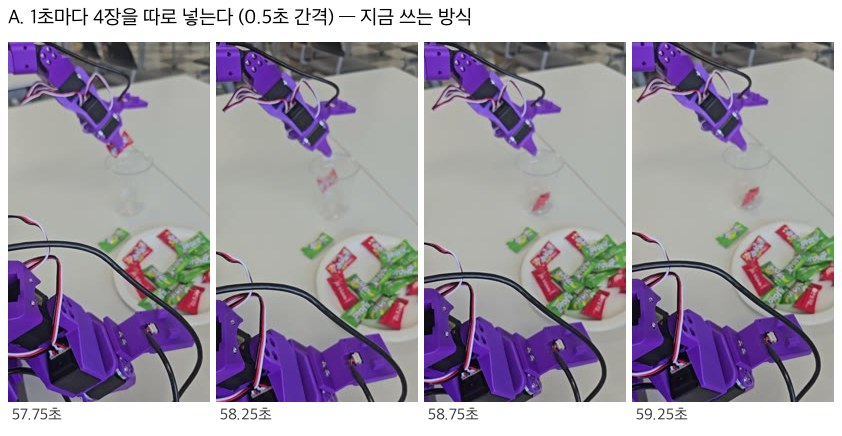
#> input picture experiments/02_frames/img/a_four_separate.jpg, 842 x 436 px
$ python -i pa_video_eval.py   (imports and definitions only)
#> lines starting #> are read from the running program, lines starting #| are printed output that depends on the picture
### experiments/appendix_platonic_align/code/platonic_align/pa_eval.py
"""platonic_align 채점 (이 Mac, CPU). 규칙은 README 5·6절이고 임베딩을 받기 전에 썼다.

지표와 다시 뽑기는 ../highlight_auto/ha_eval.py, ../highlight_h2o/hh_eval.py의 함수를 그대로 쓴다.
TVSum의 점수(anno.tsv)는 그쪽 폴더의 파일을 경로로 읽어 메모리에서만 쓴다. results/에는 지표만 쓴다.

단계
  eval  : results/ours.npz(임베딩과 회전), results/embed.json(Flickr 정렬 표) 채점 → results/eval.json
  synth : 가짜 임베딩을 --out 폴더(results 밖)에 만들고 채점을 끝까지 돌려 본다

실행: uv run --offline --no-project --with numpy --with scipy --with pillow --with imageio-ffmpeg python -I experiments/platonic_align/pa_eval.py eval
"""
import sys

sys.dont_write_bytecode = True
import argparse  # noqa: E402
import json  # noqa: E402
from pathlib import Path  # noqa: E402

import numpy as np  # noqa: E402

HERE = Path(__file__).resolve().parent
HA = HERE.parent / "highlight_auto"
HH = HERE.parent / "highlight_h2o"
for p in (HA, HH):
    sys.path.insert(0, str(p))
import ha_eval as E  # noqa: E402
import ha_prepare as P  # noqa: E402

RES = HERE / "results"
r4 = E.r4
ENC = {"D": ("dino", "dinov2"), "L": ("lev", "levjepa"), "Ls": ("lev_static", "levjepa")}     # 팔 이름 → (임베딩 키, 회전 이름)
MIN_R1_D, MIN_R1_L = 0.15, 0.01          # README 6절의 판정하는 조건


def unit(x):
    return x / np.maximum(np.linalg.norm(x, axis=1, keepdims=True), 1e-12)


class Sim:
    """위치 임베딩과 문장 임베딩의 유사도 s = cos((x − m) R, q − μ_b). m은 그 자료의 위치 평균(주) 또는 Flickr 그림 평균(보조)."""

    # [34 lines left out: functions __init__, table, question_scores, not called in this run]


def mean_rank(qs):
    return np.mean([E.pct_rank(v) for v in qs.values()], axis=0)


# [204 lines left out: functions compare, eval_tvsum, eval_minecraft, run_eval, run_synth, main, not called in this run]


# [2 lines that do not run on import are left out]

### experiments/appendix_platonic_align/code/platonic_align/pa_video_eval.py
"""platonic_align 12절 채점 (이 Mac, CPU). 규칙은 README 12-3·12-4절이고 MSR-VTT 임베딩을 받기 전에 썼다.

회전을 사진(Flickr) 대신 MSR-VTT의 움직이는 클립과 캡션으로 맞춘 뒤
  (1) MSR-VTT 1k-A 시험 1,000쌍의 표와 비교 K1~K5,
  (2) 그 회전을 우리 자료(TVSum, 마인크래프트)의 받아 둔 임베딩에 쓴 팔 Lv·Lsv·Dv와 비교 V1~V4
를 낸다. 질문 점수, 순위, 지표, 다시 뽑기는 pa_eval.py와 ../highlight_auto/ha_eval.py, ../highlight_h2o/hh_eval.py의 함수를 그대로 쓴다.
TVSum의 점수 파일은 그쪽 폴더에서 읽어 메모리에서만 쓴다. results/에는 지표만 쓴다.

단계
  eval  : results/video.npz, results/video.json, results/ours.npz → results/video_eval.json
  null  : 무작위 회전 기준(README 12-4절의 덧붙임) → results/video_null.json
  synth : 가짜 MSR-VTT 임베딩을 --out 폴더(results 밖)에 만들고 끝까지 돌려 본다(우리 자료 쪽은 받아 둔 ours.npz를 읽기만 한다)

실행: uv run --offline --no-project --with numpy --with scipy --with pillow --with imageio-ffmpeg python -I experiments/platonic_align/pa_video_eval.py eval
"""
import sys

sys.dont_write_bytecode = True
import argparse  # noqa: E402
from pathlib import Path  # noqa: E402

import numpy as np  # noqa: E402

HERE = Path(__file__).resolve().parent
sys.path.insert(0, str(HERE))
import pa_eval as A  # noqa: E402

E, P, HA, HH = A.E, A.P, A.HA, A.HH
RES = HERE / "results"
r4 = E.r4
MIN_R1 = 0.01                                   # README 12-3절의 조건
INPUTS = {"L": "lev", "Ls": "lev_static", "D": "dino"}                    # 이름 → video.npz와 ours.npz의 임베딩 키
PHOTO = {"L": "levjepa", "Ls": "levjepa", "D": "dinov2"}                  # 이름 → ours.npz의 사진 회전
NEW = {"Lv": "L", "Lsv": "Ls", "Dv": "D"}                                 # 새 팔 → 어느 입력의 영상 회전인가
TOL_MODAL = 0.002                               # Modal 안의 표와 이 Mac의 표가 같다고 보는 차이
N_RANDOM, SEED_RANDOM = 100, 20261116           # 무작위 회전의 수와 씨앗(12-4절의 덧붙임)


# =====================================================================  회전과 찾기
# [4 lines left out: function procrustes, not called in this run]


def fit(a, b):
    mu_a, mu_b = a.mean(0), b.mean(0)
    return {"R": procrustes(a - mu_a, b - mu_b), "mu_a": mu_a, "mu_b": mu_b}


# [81 lines left out: functions ranks, mutual_knn, verdict3, video_rotations, msrvtt_part, not called in this run]


# =====================================================================  (2) 우리 자료
class SimV(A.Sim):
    """A.Sim(11절의 유사도)에 영상 회전을 쓴 팔을 더한다. 식과 평균 빼기는 같다(m은 그 자료 위치 임베딩의 평균)."""

    def __init__(self, npz, positions, rot_v):
        super().__init__(npz, positions)
        self.rot_v = rot_v

    # [6 lines left out: function table, not called in this run]


TAGS = ("L", "Ls", "D", "Lv", "Lsv", "Dv")


# [130 lines left out: functions tvsum_part, mc_recs, minecraft_part, regression, modal_check, not called in this run]


# =====================================================================  무작위 회전 기준 (12-4절의 덧붙임)
_W = {}


# [84 lines left out: functions _null_init, arm_values, _null_task, run_null, not called in this run]


def run_eval(src, write_to=None, synthetic=False):
    vz, oz = np.load(src / "video.npz"), np.load(RES / "ours.npz")
    positions = P.read(HERE / "data" / "positions.json")
    q = P.read(HERE / "data" / "queries.json")
    ms, rot_v = msrvtt_part(vz, oz)
    sim = SimV(oz, positions, rot_v)
    out = {"label": "platonic_align 12절: 회전을 MSR-VTT의 움직이는 클립으로 맞춘 것", "synthetic": synthetic, "msrvtt": ms,
           "tvsum": tvsum_part(sim, q["rows"]), "minecraft": minecraft_part(sim, q["rows"])}
    out["judge"] = {"Lv": ms["condition"]["aligned"]}
    out["regression"] = regression(out, P.read(RES / "eval.json"))
    out["modal_check"] = modal_check(ms["table"], P.read(src / "video.json"))
    if write_to:
        P.write(write_to, out)
    brief = {"condition": ms["condition"], "judge": out["judge"], "regression": out["regression"], "modal_check": out["modal_check"],
             "msrvtt_table": {k: {m: v[m] for m in ("t2v R@1", "t2v R@5", "t2v R@10", "v2t R@1", "mknn")} for k, v in ms["table"].items()},
             "msrvtt_comparisons": {k: [v["point"], v["ci"], v["verdict"]] for k, v in ms["comparisons"].items()},
             "tvsum_arms": {a: [e["tau"]["mean"], e["lift"]["mean"]] for a, e in out["tvsum"]["arms"].items()},
             "tvsum_comparisons": {k: [v["point"], v["ci"], v["verdict"]] for k, v in out["tvsum"]["comparisons"].items()},
             "minecraft_arms": {a: e["auc_big"] for a, e in out["minecraft"]["arms"].items()},
             "minecraft_comparisons": {k: [v["point"], v["ci"], v["verdict"]] for k, v in out["minecraft"]["comparisons"].items()}}
    import json
    print(json.dumps(brief, ensure_ascii=False, indent=1))
    if out["regression"]["different"]:
        raise SystemExit(f"11절의 팔이 다시 나오지 않았다: {out['regression']['different']}")
    return out


# [39 lines left out: functions run_synth, main, not called in this run]


# [2 lines not run here, left out]

>>> import cv2
>>> picture = cv2.imread('../../../02_frames/img/a_four_separate.jpg', cv2.IMREAD_GRAYSCALE)
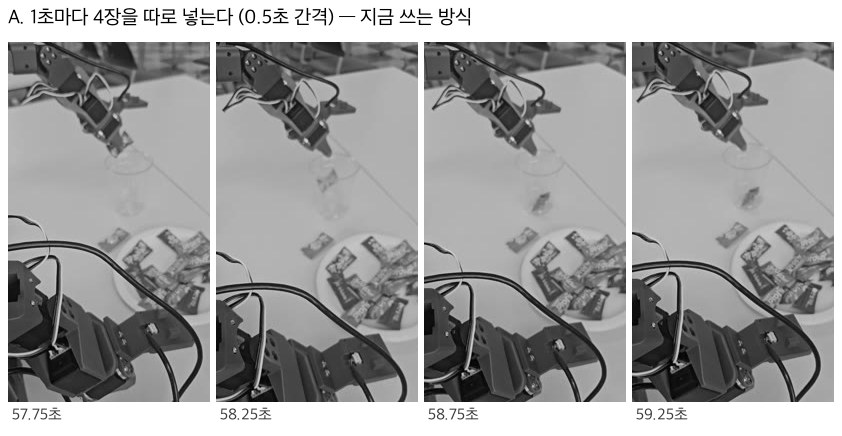
#> picture: shape (436, 842); min 0, max 255, mean 157
>>> result = run_eval(picture)
#> (the run stopped early here; a loop or call above may not have finished)

$ run again, on experiments/09_self_recheck/img/recheck_8frames.jpg
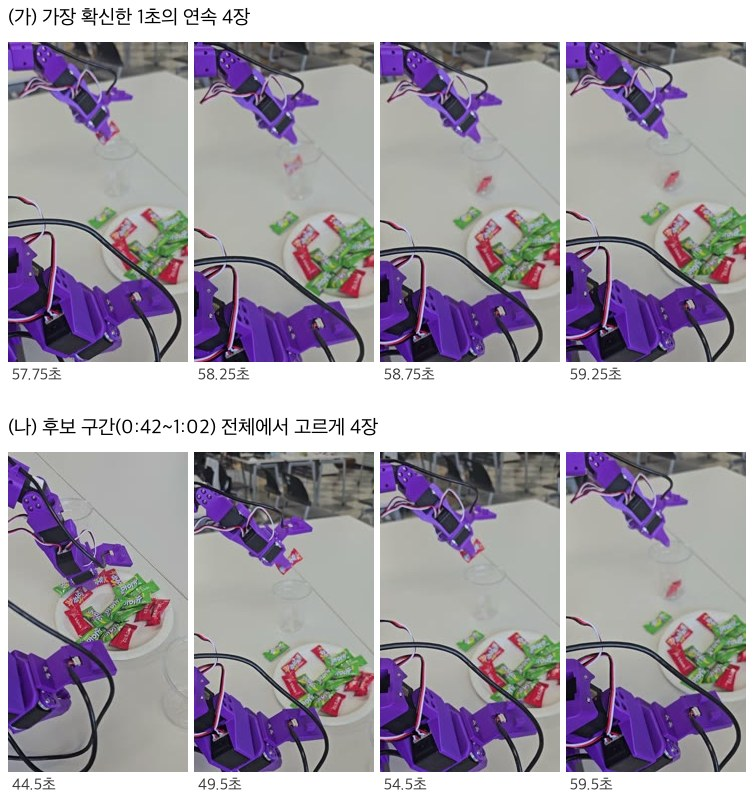
#> input picture experiments/09_self_recheck/img/recheck_8frames.jpg, 754 x 806 px
#> `picture = cv2.imread('../../../02_frames/img/a_four_separate.jpg', cv2..`:
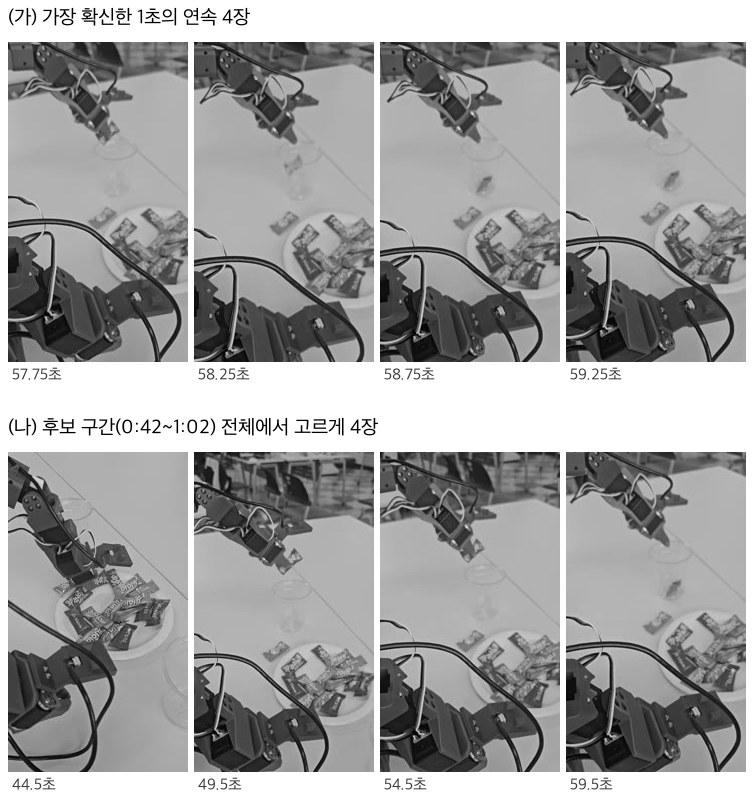
#> picture: shape (806, 754); min 0, max 255, mean 161
